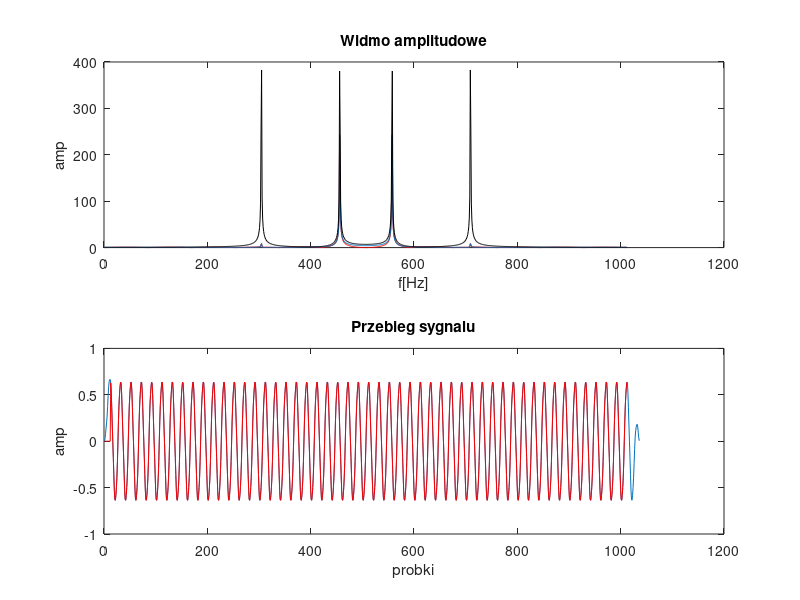

Write the MATLAB code that produced this figure.
clear all;
clc;
close all;

fs=100;
N=1024;
t=0:1/fs:N/fs-1/fs;

s=sin(2*pi*5*t)+sin(2*pi*20*t); %sygnal zrodlowy

Nb=32; %dlugosc segmentu sygnalu zrodlowego
fg=7; %czestotliwosc graniczna
M=13; %rzad filtra

filtr=fir1(M-1,2*fg/fs,boxcar(M)); %generowanie filtra
filtr2=[filtr zeros(1,Nb-M)];
FILTR2=fft(filtr2);

liniowy=conv(s, filtr); %splot bezposredni

%szybki splot - overlap save
L=32; %dlugosc segmentu
n=M-1; %dodawanie zer

L=ceil(log2(2*M));
L=2^L;
LS=floor((N-M+1)/(L-M+1)); %liczba segmentow
 
for i=0:LS-1
n1st=1+i*(L-(M-2)-1);
sn=s(n1st:n1st+L-1);
Sn=fft(sn);
Ys=FILTR2.*Sn;
sn=ifft(Ys);

y(n1st+M-1:n1st+M-1+(L-M))=sn(M:L);
end

figure(1)
subplot(2,1,1)
plot(abs(fftshift(fft(y))),'r'); %overlap save
title('Widmo amplitudowe');
xlabel('f[Hz]');
ylabel('amp');
hold on

plot(abs(fftshift(fft(liniowy(1:length(y)))))); %splot bezposredni
hold on;

plot(abs(fftshift(fft(s(1:length(y))))), 'k'); %widmo sygnalu zrodlowego
overlapsave=filtr2;

subplot(2,1,2)
plot(liniowy)
hold on;
plot(y, 'r')
title('Przebieg sygnalu');
xlabel('probki');
ylabel('amp');
